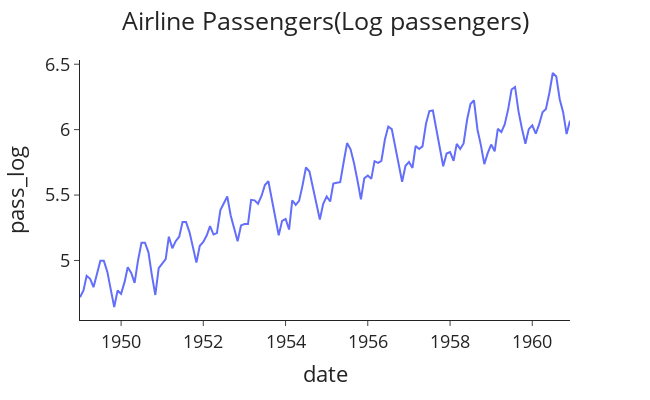

The code cell stored with this chart in its notebook:
### Code cell
plotting(title='Airline Passengers(Log passengers)', 
         data=data, 
         x='month',
         y='pass_log', 
         x_label='date', 
         y_label='pass_log')

### Figure 1 — Plotly figure (JSON) as saved in the notebook; plotly's stock layout.template omitted (floating-point values rounded to 4 significant figures; data arrays with more than 128 entries replaced by an {"elided": "..."} marker saying what was removed)
{"data": [{"hovertemplate": "date=%{x}<br>pass_log=%{y}<extra></extra>", "legendgroup": "", "line": {"color": "#636efa", "dash": "solid"}, "marker": {"symbol": "circle"}, "mode": "lines", "name": "", "orientation": "v", "showlegend": false, "type": "scatter", "x": {"elided": "144 str values"}, "xaxis": "x", "y": {"elided": "144 float values"}, "yaxis": "y"}], "layout": {"font": {"size": 18}, "height": 400, "legend": {"tracegroupgap": 0}, "margin": {"t": 60}, "title": {"text": "Airline Passengers(Log passengers)", "x": 0.5}, "width": 650, "xaxis": {"anchor": "y", "domain": [0, 1], "title": {"text": "date"}}, "yaxis": {"anchor": "x", "domain": [0, 1], "title": {"text": "pass_log"}}}}
